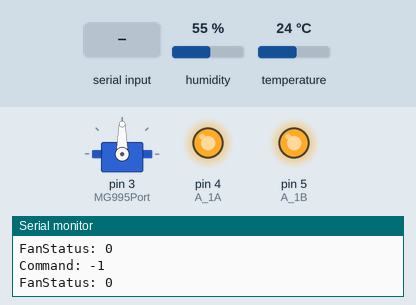
The sketch below on a simulated Arduino Uno, built with avr-gcc and run on an emulated ATmega328P. On the bench: servo, output pins drawn as LEDs (lit = HIGH), the last lines printed to the serial monitor. The inputs (shaded band) are chosen by the test bench; at power-on: temperature 24 °C, humidity 55 %.

Above: at 4.8 s.
4.9 s: "1" received over the second serial link
At 7.4 s:
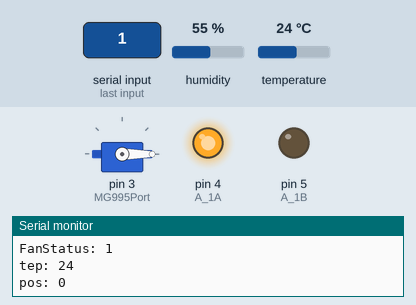
10.9 s: temperature set to 12 °C
At 13.5 s:
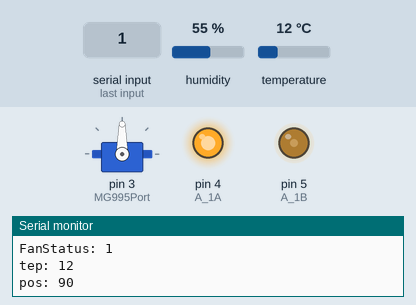
16.9 s: "0" received over the second serial link
At 18.6 s:
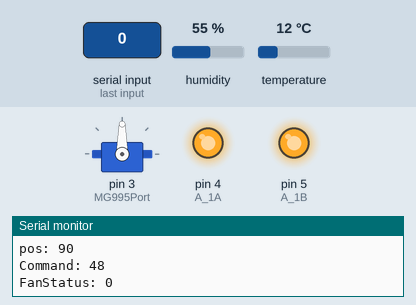
19.6 s: "1" received over the second serial link
At 21.0 s:
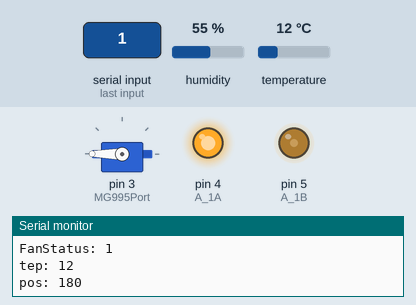
23.6 s: temperature set to 19 °C
At 29.3 s:
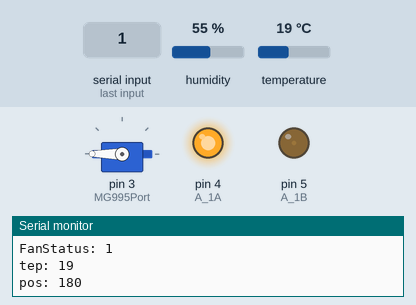
29.6 s: "0" received over the second serial link
At 31.0 s:
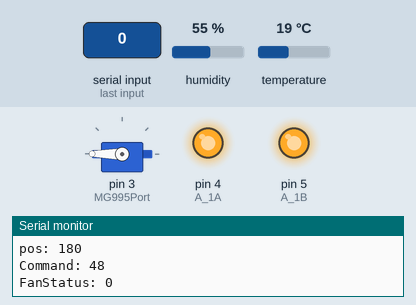
Timing chart, 0 to 32.6 s (numbered marks = the images above; inputs shaded):
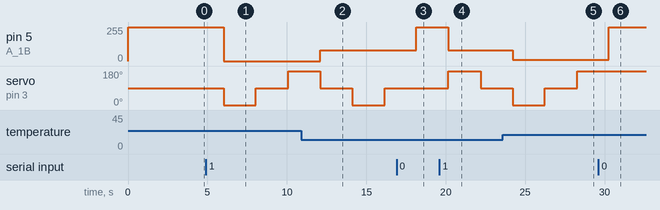

The sketch:

main.ino
```cpp
#include <Servo.h>
#include <SimpleDHT.h>
#include <SoftwareSerial.h>
#define A_1A 4 // A_1A控制A馬達的前進（HIGH）、後退（LOW）
#define A_1B 5 // A_1B控制A馬達的速度 0~255 ，LOW表示停止
#define BlueToothRXPort 0    // 藍芽TX接RX
#define BlueToothTXPort 1    // 藍芽RX接TX
#define DHTPort 2            // 溫溼度感測器接 port 2
#define MG995Port 3          // MG995伺服馬達接 port 3
Servo MG995;
SimpleDHT11 DHT;
SoftwareSerial BlueToothHC05(BlueToothRXPort, BlueToothTXPort); // RX | TX
int pos; // 轉的角度
int command = -1;
int Fanstatus = 0; // 開或是關
int turnStatus = 1; // 風扇是否旋轉
int turnPos = 0;
byte temperature = 0;
byte humidity = 0;

// 初始化
void setup() {
  Serial.begin(9600);
  Serial.println("Start!");
  pinMode(A_1A,OUTPUT);
  pinMode(A_1B,OUTPUT);
  digitalWrite(A_1A,HIGH);
  digitalWrite(A_1B,LOW);
  MG995.attach(MG995Port);
  BlueToothHC05.begin(9600);
  analogWrite(A_1B, 255);
  pos = 0;
}

void loop() {
  // 讀取藍芽指令
  if (BlueToothHC05.available()) {
    command = BlueToothHC05.read();
  }
  // 因為是ascii的編碼，所以就用0, 1代表開跟關。
  // 在ascii中0是48，1是49
  if (command == 48) { // 如果收到關(0)的指令
    Fanstatus = 0;
  } else if (command == 49) { // 如果收到開(1)的指令
    Fanstatus = 1;
  }

  // 顯示接收到的指令
  Serial.print("Command: ");
  Serial.println(command);
  Serial.print("FanStatus: ");
  Serial.println(Fanstatus);

  // 根據Fanstatus決定開或是關
  if (Fanstatus) {
    // 偵測濕度與溫度
    DHT.read(DHTPort, &temperature, &humidity, NULL);

    // 決定風扇角度
    if (turnStatus) {
      switch (turnPos) {
        case 0:
          pos = 0;
          turnPos = 1;
          break;
        case 1:
          pos = 90;
          turnPos = 2;
          break;
        case 2:
          pos = 180;
          turnPos = 3;
          break;
        case 3:
          pos = 90;
          turnPos = 0;
          break;
      }
    }
    MG995.write(pos);
    int fanSpeed = 200 - (int) temperature * 10;
    if (fanSpeed <= 0) {
      analogWrite(A_1B, 0);
    } else {
      analogWrite(A_1B, fanSpeed);
    }
    Serial.print("tep: ");Serial.println((int) temperature);
    Serial.print("pos: ");Serial.println(pos);
    delay(2000);
  } else {
    analogWrite(A_1B, 255);
    delay(2000);
  }
}
```

Measured:
- after the input at 4.9 s, pin 5 (A_1B): 255/255 → 0/255 after 1.1 s; servo on pin 3 (MG995Port): 90° → 0° after 1.1 s, → 90° 2.0 s later, → 180° 2.0 s later
- after the input at 10.9 s, pin 5 (A_1B): 0/255 → 80/255 after 1.2 s
- after the input at 16.9 s, pin 5 (A_1B): 80/255 → 255/255 after 1.2 s; servo on pin 3 (MG995Port): stays 90° (without the input it goes to 180° after 1.3 s)
- after the input at 19.6 s, pin 5 (A_1B): 255/255 → 80/255 after 0.57 s; servo on pin 3 (MG995Port): 90° → 180° after 0.57 s, → 90° 2.0 s later
- after the input at 23.6 s, pin 5 (A_1B): 80/255 → 10/255 after 0.62 s
- after the input at 29.6 s, pin 5 (A_1B): 10/255 → 255/255 after 0.67 s; servo on pin 3 (MG995Port): stays 180° (without the input it goes to 90° after 0.69 s)
